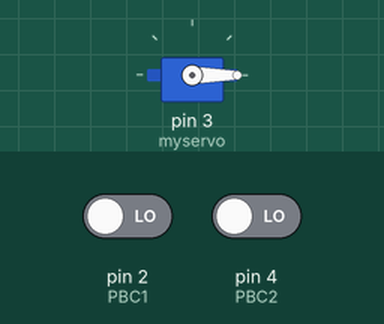
Simulated run of this sketch. Board: Arduino Uno, built with avr-gcc and run on an emulated ATmega328P. Shown: servo. Inputs (shaded band) come from the test bench; at power-on: pin 2 (PBC1) LOW, pin 4 (PBC2) LOW.

Above: at 1.2 s.
1.3 s: pin 2 (PBC1) driven HIGH
At 1.9 s:
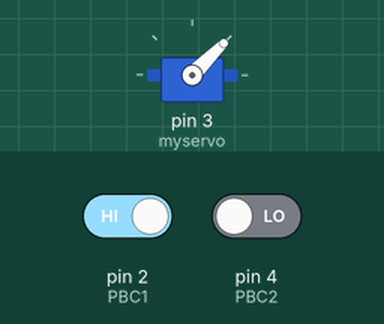
2.8 s: pin 2 (PBC1) driven LOW
At 4.0 s:
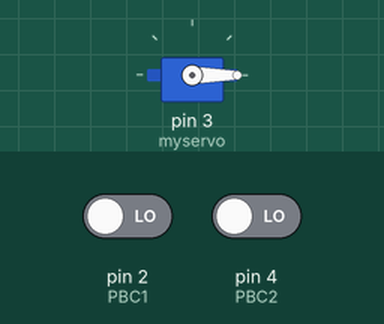
4.3 s: pin 4 (PBC2) driven HIGH
At 5.3 s:
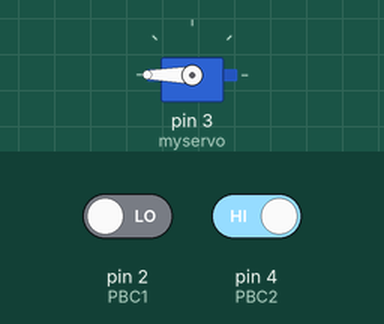
5.8 s: pin 4 (PBC2) driven LOW
At 6.5 s:
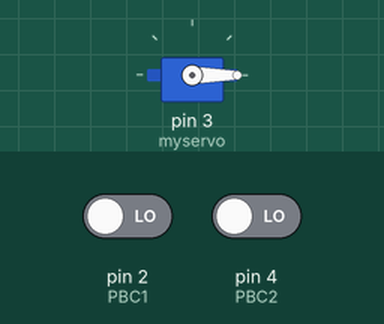
Timing chart, 0 to 8.3 s (numbered marks = the images above; inputs shaded):
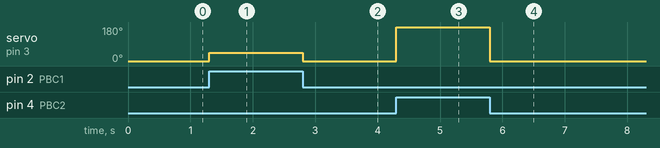

The sketch:

Servo_control_by_PBC.ino
```cpp
#include <Servo.h>

int PBC1 = 2 ;
int PBC2 = 4 ;
Servo myservo;
int val1;
int val2;

void setup()
{
   myservo.attach(3);
   pinMode(PBC1, INPUT);
   pinMode(PBC2, INPUT);
}

void loop()
{
   val1 = digitalRead(PBC1);
   val2 = digitalRead(PBC2);

   if(val1 == HIGH && val2 == LOW)
     {
       myservo.write(45);
     }

   if(val2 == HIGH && val1 == LOW)
     {
       myservo.write(180);
     }

   if(val1 == LOW && val2 == LOW)
     {
       myservo.write(0);
     }
}
```

Measured:
- after the input at 1.3 s, servo on pin 3 (myservo): 0° → 45° at once
- after the input at 2.8 s, servo on pin 3 (myservo): 45° → 0° at once
- after the input at 4.3 s, servo on pin 3 (myservo): 0° → 180° at once
- after the input at 5.8 s, servo on pin 3 (myservo): 180° → 0° at once
